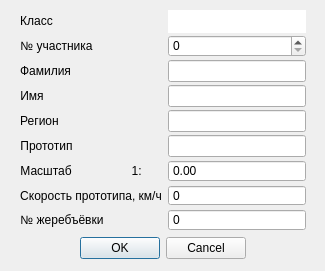
<?xml version="1.0" encoding="UTF-8"?>
<ui version="4.0">
 <class>F4C_fill</class>
 <widget class="QDialog" name="F4C_fill">
  <property name="windowModality">
   <enum>Qt::ApplicationModal</enum>
  </property>
  <property name="geometry">
   <rect>
    <x>0</x>
    <y>0</y>
    <width>325</width>
    <height>271</height>
   </rect>
  </property>
  <property name="windowTitle">
   <string>Регистрация участника</string>
  </property>
  <property name="windowIcon">
   <iconset resource="Resourses.qrc">
    <normaloff>:/images/Ico/logo_301.png</normaloff>:/images/Ico/logo_301.png</iconset>
  </property>
  <widget class="QWidget" name="">
   <property name="geometry">
    <rect>
     <x>20</x>
     <y>10</y>
     <width>286</width>
     <height>249</height>
    </rect>
   </property>
   <layout class="QVBoxLayout" name="verticalLayout">
    <item>
     <layout class="QFormLayout" name="formLayout">
      <property name="verticalSpacing">
       <number>3</number>
      </property>
      <item row="1" column="0">
       <widget class="QLabel" name="label">
        <property name="text">
         <string>№ участника</string>
        </property>
        <property name="alignment">
         <set>Qt::AlignCenter</set>
        </property>
       </widget>
      </item>
      <item row="1" column="1">
       <widget class="QSpinBox" name="spinBox">
        <property name="buttonSymbols">
         <enum>QAbstractSpinBox::UpDownArrows</enum>
        </property>
        <property name="minimum">
         <number>0</number>
        </property>
        <property name="maximum">
         <number>1000</number>
        </property>
       </widget>
      </item>
      <item row="2" column="0">
       <widget class="QLabel" name="label_2">
        <property name="text">
         <string>Фамилия</string>
        </property>
        <property name="alignment">
         <set>Qt::AlignCenter</set>
        </property>
       </widget>
      </item>
      <item row="2" column="1">
       <widget class="QLineEdit" name="lineEdit_2"/>
      </item>
      <item row="3" column="0">
       <widget class="QLabel" name="label_3">
        <property name="text">
         <string>Имя</string>
        </property>
        <property name="alignment">
         <set>Qt::AlignCenter</set>
        </property>
       </widget>
      </item>
      <item row="3" column="1">
       <widget class="QLineEdit" name="lineEdit_3"/>
      </item>
      <item row="4" column="0">
       <widget class="QLabel" name="label_4">
        <property name="text">
         <string>Регион</string>
        </property>
        <property name="alignment">
         <set>Qt::AlignCenter</set>
        </property>
       </widget>
      </item>
      <item row="4" column="1">
       <widget class="QLineEdit" name="lineEdit_4"/>
      </item>
      <item row="0" column="1">
       <widget class="QLabel" name="cls_label">
        <property name="minimumSize">
         <size>
          <width>0</width>
          <height>23</height>
         </size>
        </property>
        <property name="maximumSize">
         <size>
          <width>16777215</width>
          <height>23</height>
         </size>
        </property>
        <property name="styleSheet">
         <string notr="true">background-color: rgb(255, 255, 255);</string>
        </property>
        <property name="text">
         <string/>
        </property>
        <property name="alignment">
         <set>Qt::AlignCenter</set>
        </property>
       </widget>
      </item>
      <item row="0" column="0">
       <widget class="QLabel" name="label_7">
        <property name="text">
         <string>Класс</string>
        </property>
        <property name="alignment">
         <set>Qt::AlignCenter</set>
        </property>
       </widget>
      </item>
      <item row="5" column="1">
       <widget class="QLineEdit" name="lineEdit_5"/>
      </item>
      <item row="5" column="0">
       <widget class="QLabel" name="label_5">
        <property name="text">
         <string>Прототип</string>
        </property>
        <property name="alignment">
         <set>Qt::AlignCenter</set>
        </property>
       </widget>
      </item>
      <item row="6" column="0">
       <widget class="QLabel" name="label_6">
        <property name="text">
         <string>Масштаб                  1:</string>
        </property>
        <property name="alignment">
         <set>Qt::AlignCenter</set>
        </property>
       </widget>
      </item>
      <item row="7" column="0">
       <widget class="QLabel" name="label_8">
        <property name="text">
         <string>Скорость прототипа, км/ч</string>
        </property>
        <property name="alignment">
         <set>Qt::AlignCenter</set>
        </property>
       </widget>
      </item>
      <item row="6" column="1">
       <widget class="QDoubleSpinBox" name="scale_box">
        <property name="locale">
         <locale language="English" country="UnitedStates"/>
        </property>
        <property name="buttonSymbols">
         <enum>QAbstractSpinBox::NoButtons</enum>
        </property>
        <property name="correctionMode">
         <enum>QAbstractSpinBox::CorrectToNearestValue</enum>
        </property>
        <property name="decimals">
         <number>2</number>
        </property>
        <property name="minimum">
         <double>0.000000000000000</double>
        </property>
        <property name="maximum">
         <double>10000.000000000000000</double>
        </property>
        <property name="value">
         <double>0.000000000000000</double>
        </property>
       </widget>
      </item>
      <item row="7" column="1">
       <widget class="QSpinBox" name="speed_box">
        <property name="locale">
         <locale language="English" country="UnitedStates"/>
        </property>
        <property name="buttonSymbols">
         <enum>QAbstractSpinBox::NoButtons</enum>
        </property>
        <property name="correctionMode">
         <enum>QAbstractSpinBox::CorrectToNearestValue</enum>
        </property>
       </widget>
      </item>
      <item row="8" column="0">
       <widget class="QLabel" name="label_9">
        <property name="text">
         <string>№ жеребъёвки</string>
        </property>
        <property name="alignment">
         <set>Qt::AlignCenter</set>
        </property>
       </widget>
      </item>
      <item row="8" column="1">
       <widget class="QSpinBox" name="toss_box">
        <property name="locale">
         <locale language="English" country="UnitedStates"/>
        </property>
        <property name="buttonSymbols">
         <enum>QAbstractSpinBox::NoButtons</enum>
        </property>
        <property name="correctionMode">
         <enum>QAbstractSpinBox::CorrectToNearestValue</enum>
        </property>
       </widget>
      </item>
     </layout>
    </item>
    <item>
     <widget class="QDialogButtonBox" name="buttonBox">
      <property name="orientation">
       <enum>Qt::Horizontal</enum>
      </property>
      <property name="standardButtons">
       <set>QDialogButtonBox::Cancel|QDialogButtonBox::Ok</set>
      </property>
      <property name="centerButtons">
       <bool>true</bool>
      </property>
     </widget>
    </item>
   </layout>
  </widget>
 </widget>
 <resources>
  <include location="Resourses.qrc"/>
 </resources>
 <connections>
  <connection>
   <sender>buttonBox</sender>
   <signal>accepted()</signal>
   <receiver>F4C_fill</receiver>
   <slot>accept()</slot>
   <hints>
    <hint type="sourcelabel">
     <x>248</x>
     <y>254</y>
    </hint>
    <hint type="destinationlabel">
     <x>157</x>
     <y>274</y>
    </hint>
   </hints>
  </connection>
  <connection>
   <sender>buttonBox</sender>
   <signal>rejected()</signal>
   <receiver>F4C_fill</receiver>
   <slot>reject()</slot>
   <hints>
    <hint type="sourcelabel">
     <x>316</x>
     <y>260</y>
    </hint>
    <hint type="destinationlabel">
     <x>286</x>
     <y>274</y>
    </hint>
   </hints>
  </connection>
 </connections>
</ui>
